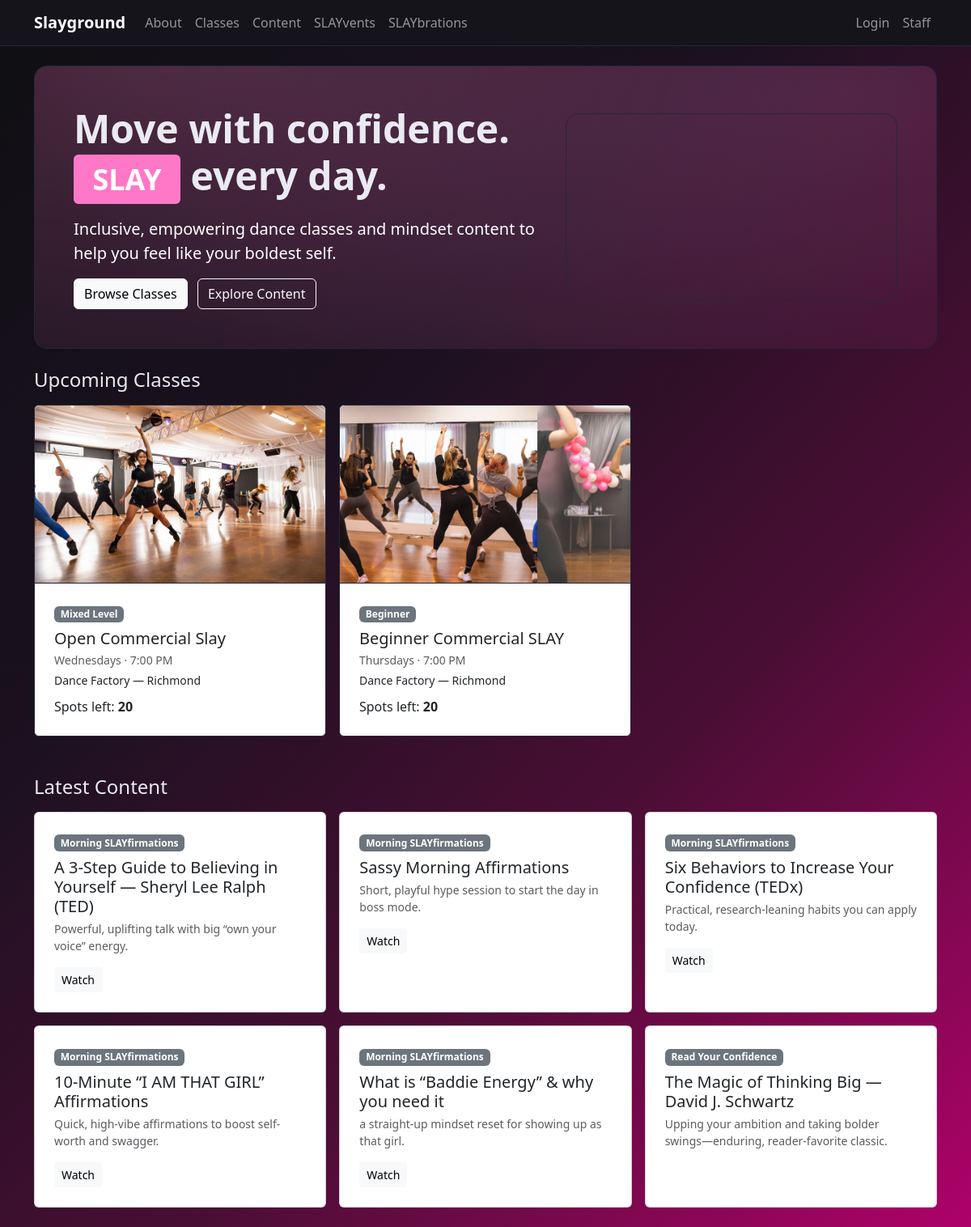
The page / on the database its author committed.
### slayground/slayground_app/models.py (models this page shows, shortened)
class TimeStampedModel(models.Model):
    created_at = models.DateTimeField(auto_now_add=True, db_index=True)
    updated_at = models.DateTimeField(auto_now=True)
    class Meta:
        abstract = True

class ClassSession(TimeStampedModel):
    class_type = models.ForeignKey(ClassType, on_delete=models.PROTECT, related_name="sessions")
    instructor = models.ForeignKey(Instructor, on_delete=models.SET_NULL, null=True, related_name="sessions")
    location = models.ForeignKey(Location, on_delete=models.SET_NULL, null=True, blank=True, related_name="sessions")
    start_datetime = models.DateTimeField()
    end_datetime = models.DateTimeField()
    capacity = models.PositiveIntegerField(default=20)
    price_cents = models.PositiveIntegerField(default=0)  # store money as integer (cents)
    is_published = models.BooleanField(default=True)
    notes = models.TextField(blank=True)
    recurrence_enabled = models.BooleanField(default=False, help_text="If on, this session is a seed for repeats.")
    recurrence_every_n_weeks = models.PositiveIntegerField(default=1, help_text="1 = weekly, 2 = every other week, etc.")
    recurrence_until = models.DateField(null=True, blank=True, help_text="Last date to generate (inclusive).")
    recurrence_skips = models.JSONField(default=list, blank=True, help_text='List of dates (YYYY-MM-DD) to skip')
    class Meta:
        ordering = ["start_datetime"]
        indexes = [
            models.Index(fields=["start_datetime"]),
            models.Index(fields=["class_type", "start_datetime"]),
        ]
        constraints = [
            models.UniqueConstraint(
                fields=["class_type", "start_datetime"],
                name="unique_classsession_type_start",
            )
        ]
    @property
    def spots_left(self) -> int:
        confirmed = self.bookings.filter(status="CONFIRMED").aggregate(
            s=models.Sum("quantity")
        )["s"] or 0
        return max(self.capacity - confirmed, 0)

class ClassType(TimeStampedModel):
    LEVEL_CHOICES = [
        ("BEGINNER", "Beginner"),
        ("INTERMEDIATE", "Intermediate"),
        ("MIXED", "Mixed Level"),
    ]
    title = models.CharField(max_length=120, unique=True)
    slug = models.SlugField(max_length=140, unique=True)
    level = models.CharField(max_length=20, choices=LEVEL_CHOICES, default="MIXED")
    description = models.TextField(blank=True)
    thumbnail = models.ImageField(upload_to="class_types/", blank=True, null=True)
    default_duration_minutes = models.PositiveIntegerField(default=60)
    class Meta:
        ordering = ["title"]

class Location(TimeStampedModel):
    name = models.CharField(max_length=120)
    address_line1 = models.CharField(max_length=200)
    address_line2 = models.CharField(max_length=200, blank=True)
    city = models.CharField(max_length=80)
    state = models.CharField(max_length=80, blank=True)
    postal_code = models.CharField(max_length=20, blank=True)
    country = models.CharField(max_length=80, default="USA")
    notes = models.TextField(blank=True)

class MediaItem(TimeStampedModel):
    VISIBILITY_CHOICES = [
        ("PUBLIC", "Public"),
        ("MEMBERS", "Members Only"),
    ]
    category = models.ForeignKey(ContentCategory, on_delete=models.CASCADE, related_name="items")
    title = models.CharField(max_length=160)
    summary = models.TextField(blank=True)
    image = models.ImageField(upload_to="content/images/", blank=True, null=True)
    video_url = models.URLField(blank=True)
    audio_file = models.FileField(upload_to="content/audio/", blank=True, null=True)
    attachment = models.FileField(upload_to="content/attachments/", blank=True, null=True)
    external_url = models.URLField(blank=True, help_text="Optional generic link (blog, drive, etc.)")
    visibility = models.CharField(max_length=10, choices=VISIBILITY_CHOICES, default="PUBLIC")
    is_active = models.BooleanField(default=True)
    publish_at = models.DateTimeField(blank=True, null=True)
    class Meta:
        ordering = ["-publish_at", "-created_at"]

class ContentCategory(TimeStampedModel):
    name = models.CharField(max_length=100, unique=True)
    slug = models.SlugField(max_length=120, unique=True)
    description = models.TextField(blank=True)
    requires_login = models.BooleanField(default=False)
    class Meta:
        ordering = ["name"]

### slayground/slayground_app/views.py (the view)
# urls.py: path("", views.home, name="home"),
@require_GET
def home(request: HttpRequest) -> HttpResponse:
    upcoming = (
        ClassSession.objects.filter(is_published=True, start_datetime__gte=timezone.now())
        .select_related("class_type", "instructor", "location")
        .order_by("start_datetime")[:6]
    )
    latest_content = (
        MediaItem.objects.filter(is_active=True)
        .order_by("-publish_at", "-created_at")[:6]
    )
    if not request.user.is_authenticated:
        latest_content = [m for m in latest_content if m.visibility == "PUBLIC"]
    return render(request, "sg/home.html", {
        "upcoming": upcoming,
        "latest_content": latest_content,
    })

### slayground/slayground_app/templates/sg/home.html (shortened to what this page needs)
{% extends "sg/base.html" %}{% load static %}{% block content %}
<section class="hero p-5 rounded-4 mb-4 border border-secondary">
  <div class="row align-items-center g-4">
    <div class="col-lg-7">
      <h1 class="display-5 fw-bold">
        Move with confidence. <br />
        <span class="badge badge-pink">SLAY</span> every day.
      </h1>
      <p class="lead mt-3">
        Inclusive, empowering dance classes and mindset content to help you feel
        like your boldest self.
      </p>
      <a class="btn btn-light me-2" href="{% url 'sg:class_list' %}"
        >Browse Classes</a
      >
      <a class="btn btn-outline-light" href="{% url 'sg:content_hub' %}"
        >Explore Content</a
      >
    </div>
    <div class="col-lg-5 text-center">
      <div class="ratio ratio-16x9 rounded-4 border border-secondary">
        <iframe
          src="https://www.youtube-nocookie.com/embed/uQ745-uiCmg?rel=0&modestbranding=1&playsinline=1"
          title="Slayground Teaser"
          loading="lazy"
          allow="accelerometer; autoplay; clipboard-write; encrypted-media; gyroscope; picture-in-picture; web-share"
          allowfullscreen
        ></iframe>
      </div>
    </div>
  </div>
</section>
<h2 class="h4 mb-3">Upcoming Classes</h2>
<div class="row g-3">
  {% for s in upcoming %}
  <div class="col-md-6 col-lg-4">
    <div class="card h-100 position-relative">
      {% if s.class_type.thumbnail %}
      <img
        src="{{ s.class_type.thumbnail.url }}"
        class="card-img-top sg-card-img"
        alt="Thumbnail for {{ s.class_type.title }}"
        loading="lazy"
      />
      {% endif %}
      <div class="card-body">
        <span class="badge bg-secondary mb-2"
          >{{ s.class_type.get_level_display }}</span
        >
        <h3 class="h5 mb-1">{{ s.class_type.title }}</h3>
        <div class="small text-muted">
          {{ s.start_datetime|date:"l" }}s · {{ s.start_datetime|date:"g:i A" }}
        </div>
        {% if s.location %}
        <div class="small mt-1">
          {{ s.location.name }} — {{ s.location.city }}
        </div>
        {% endif %}
        <div class="mt-2">Spots left: <strong>{{ s.spots_left }}</strong></div>
      </div>
    </div>
  </div>
  {% empty %}
  <p class="text-muted">No upcoming classes yet—check back soon!</p>
  {% endfor %}
</div>
<h2 class="h4 mt-5 mb-3">Latest Content</h2>
<div class="row g-3">
  {% for m in latest_content %}
  <div class="col-md-6 col-lg-4">
    <div class="card h-100">
      <div class="card-body">
        <span class="badge bg-secondary mb-2">{{ m.category.name }}</span>
        <h3 class="h5">{{ m.title }}</h3>
        {% if m.summary %}
        <p class="small text-muted">{{ m.summary|truncatewords:24 }}</p>
        {% endif %} {% if m.video_url %}
        <a
          class="btn btn-sm btn-light"
          href="{{ m.video_url }}"
          target="_blank"
          rel="noopener"
          >Watch</a
        >
        {% elif m.audio_file %}
        <audio controls class="w-100 mt-2">
          <source src="{{ m.audio_file.url }}" />
        </audio>
        {% endif %}
      </div>
    </div>
  </div>
  {% empty %}
  <p class="text-muted">Fresh content coming soon.</p>
  {% endfor %}
</div>
{% endblock %}

### slayground/slayground_app/static/slayground_app/styles.css (style rules this page uses)
:root { --bgblack: #0f0f12; --bg: #ae0269; --text: #eaeaf2; --card: #181820; --card-border: #272737; --nav: #14141a; --accent: #ff78c8; }
html, body { min-height: 100%; }
body { background: linear-gradient( 135deg, var(--bgblack) 0%, #1b1120 35%, #4a0e34 65%, var(--bg) 100% ); color: var(--text); background-attachment: fixed; }
p { color: #fff; }
a, .btn-link { color: var(--accent); }
a { -webkit-tap-highlight-color: rgba(255, 120, 200, 0.35); }
a { text-decoration-thickness: 2px; text-underline-offset: 2px; }
.badge-pink { background: var(--accent); }
.hero { background: radial-gradient( 1200px 600px at 10% -10%, rgba(255, 120, 200, 0.25), rgba(0, 0, 0, 0) ), radial-gradient( 1000px 500px at 90% 10%, rgba(255, 120, 200, 0.15), rgba(0, 0, 0, 0) ); }
.border-secondary { border-color: var(--card-border) !important; }
.btn-light { color: #000; }
.card .card-body { padding: clamp(1rem, 2vw + 0.75rem, 1.5rem); }
.card .badge { margin-bottom: 0.5rem; }
.card .h5, .card h3 { margin-bottom: 0.35rem; }
.card .small + .small { margin-top: 0.25rem; }
.card .mt-2 { margin-top: 0.6rem !important; }
.card.position-relative { transition: transform 180ms ease, box-shadow 180ms ease, border-color 180ms ease, background-color 180ms ease, filter 180ms ease; will-change: transform, box-shadow; background: #ffffff; }
.sg-card-img { height: clamp(160px, 22vw, 220px); width: 100%; object-fit: cover; border-top-left-radius: inherit; border-top-right-radius: inherit; border-bottom-left-radius: 0; border-bottom-right-radius: 0; border-bottom: 1px solid #272737; }
.card.position-relative { transition: transform 180ms ease, box-shadow 180ms ease, border-color 180ms ease, background-color 180ms ease, filter 180ms ease; border: 1px solid var(--card-border); }
.sg-card-img { height: clamp(160px, 22vw, 220px); width: 100%; object-fit: cover; border-top-left-radius: inherit; border-top-right-radius: inherit; border-bottom: 1px solid var(--card-border); }

### rows shown on the page
ClassSession: class_type.thumbnail (picture), class_type.level "Mixed Level", class_type "Open Commercial Slay", start_datetime "Wednesday", start_datetime "7:00 PM", location.name "Dance Factory", location.city "Richmond", spots_left "20"
ClassSession: class_type.thumbnail (picture), class_type.level "Beginner", class_type "Beginner Commercial SLAY", start_datetime "Thursday", start_datetime "7:00 PM", location.name "Dance Factory", location.city "Richmond", spots_left "20"
MediaItem: category.name "Morning SLAYfirmations", title "A 3-Step Guide to Believing in Yourself — Sheryl Lee Ralph (TED)", summary "Powerful, uplifting talk with big “own your voice” energy."
MediaItem: category.name "Morning SLAYfirmations", title "Sassy Morning Affirmations", summary "Short, playful hype session to start the day in boss mode."
MediaItem: category.name "Morning SLAYfirmations", title "Six Behaviors to Increase Your Confidence (TEDx)", summary "Practical, research-leaning habits you can apply today."
MediaItem: category.name "Morning SLAYfirmations", title "10-Minute “I AM THAT GIRL” Affirmations", summary "Quick, high-vibe affirmations to boost self-worth and swagger."
MediaItem: category.name "Morning SLAYfirmations", title "What is “Baddie Energy” & why you need it", summary "a straight-up mindset reset for showing up as that girl."
MediaItem: category.name "Read Your Confidence", title "The Magic of Thinking Big — David J. Schwartz", summary "Upping your ambition and taking bolder swings—enduring, reader-favorite classic."
